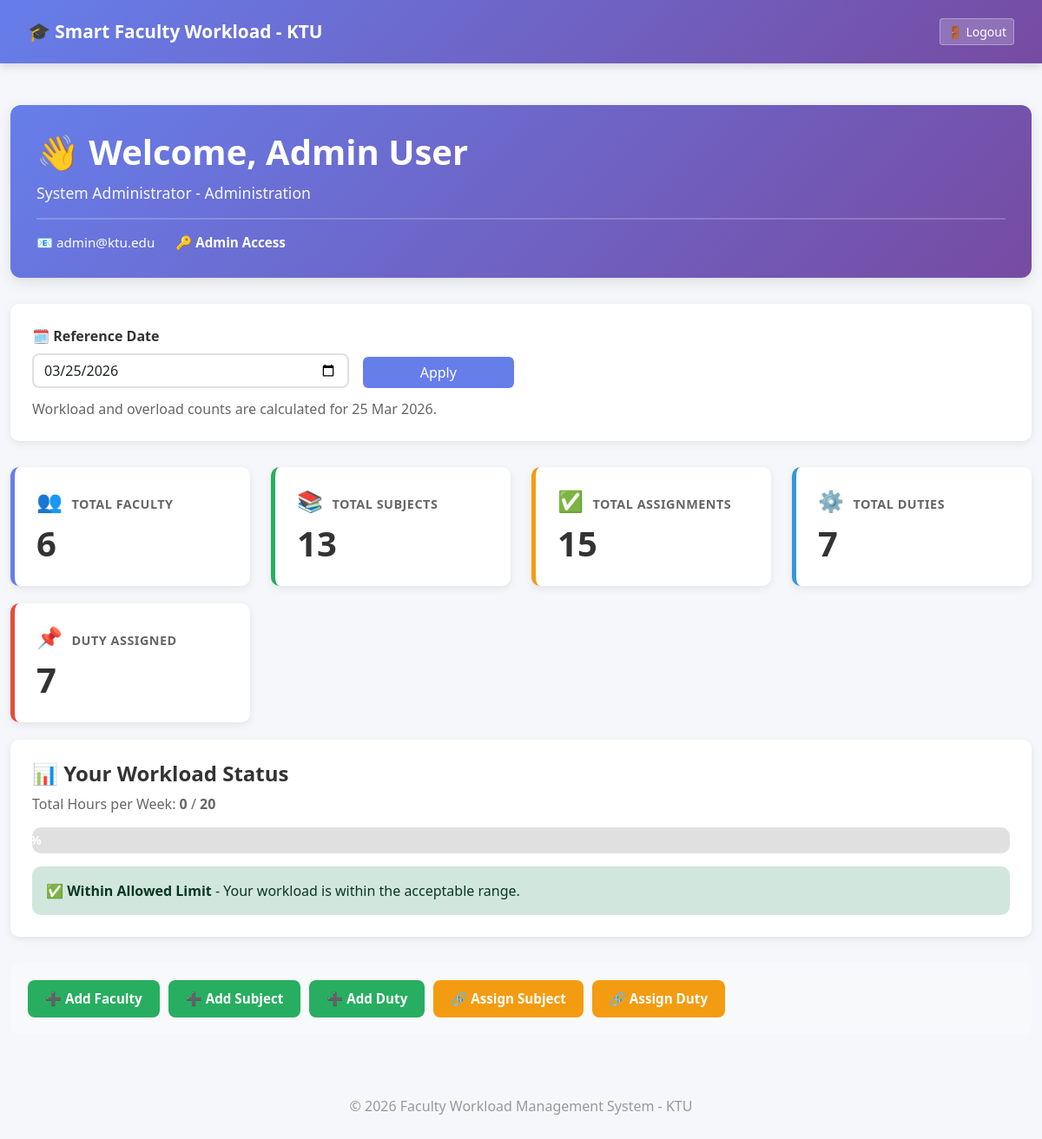
Before: /dashboard (signed in) with the older database file.
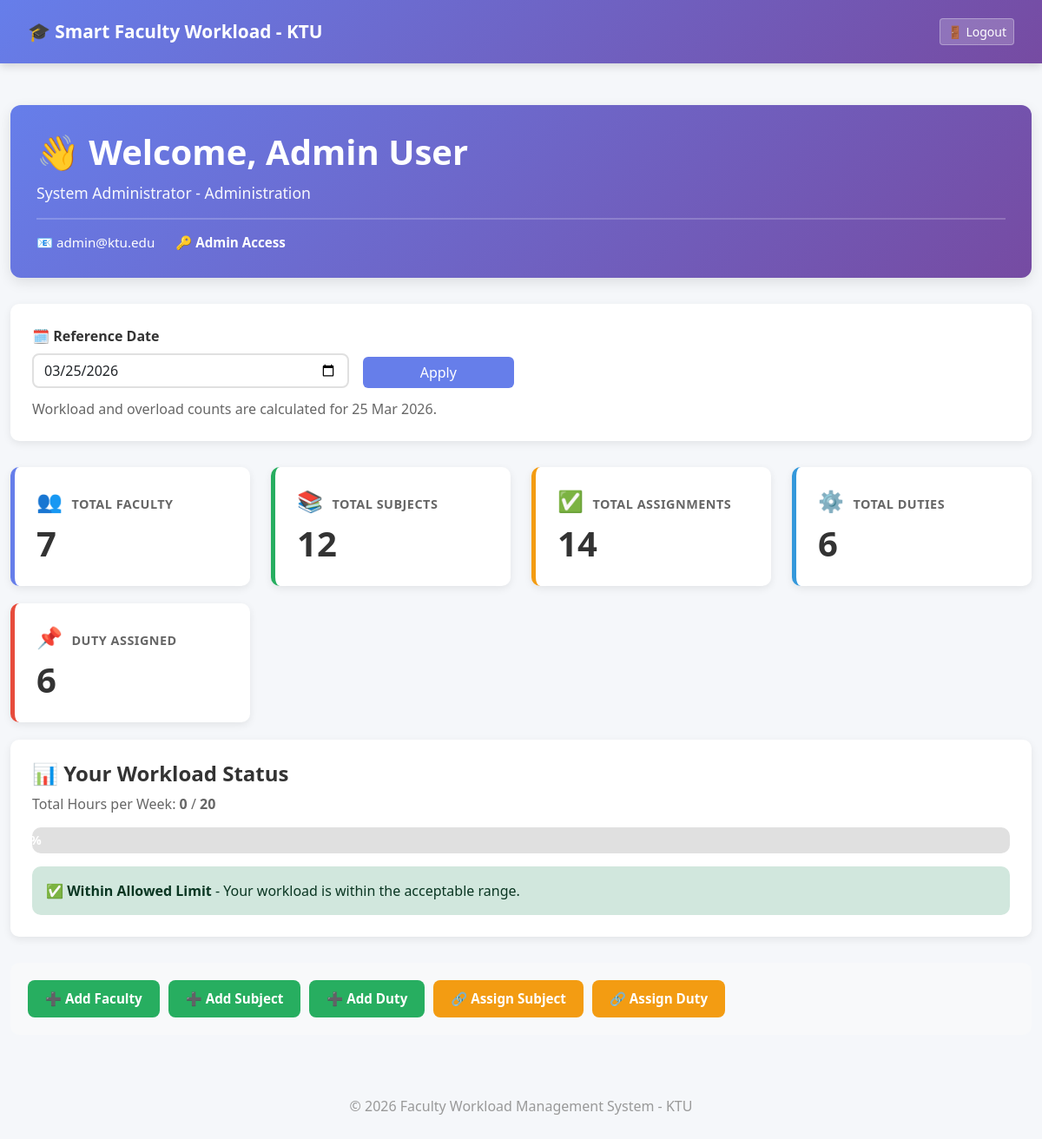
After: the same page with the newer database file.
### app/models.py (models this page shows, shortened)
class Assignment(db.Model):
    __table_args__ = (
        db.UniqueConstraint(
            'faculty_id',
            'subject_id',
            'class_id',
            'academic_year',
            name='unique_faculty_subject_class_year'
        ),
    )
    id = db.Column(db.Integer, primary_key=True)
    faculty_id = db.Column(db.Integer, db.ForeignKey('faculty.id'), nullable=False)
    subject_id = db.Column(db.Integer, db.ForeignKey('subject.id'), nullable=False)
    class_id = db.Column(db.Integer, db.ForeignKey('class.id'), nullable=True)
    class_division = db.Column(db.String(20), nullable=True)  # Legacy compatibility for older rows
    semester = db.Column(db.Integer, nullable=False)  # Inherited from subject but stored for reference
    academic_year = db.Column(db.String(20), nullable=False)  # e.g., "2025-26"
    assigned_date = db.Column(db.DateTime, default=datetime.utcnow)
    class_obj = db.relationship('Class', backref='assignments')

### app/routes.py (the view, shortened to what this page needs)
@main.route('/dashboard')
@login_required
def dashboard():
    selected_year = request.args.get('academic_year', None)
    reference_date = get_reference_date()
    if current_user.role == "admin":
        total_load = current_user.calculate_total_workload(reference_date)
        assignments = current_user.assignments
        total_faculty = Faculty.query.count()
        total_subjects = Subject.query.count()
        total_assignments = Assignment.query.count()
        total_duties = AdditionalDuty.query.count()
        assigned_duty_count = AdditionalDuty.query.filter(AdditionalDuty.faculty_id.isnot(None)).count()
        overloaded_faculty = []
        for faculty in Faculty.query.all():
            total_workload = faculty.calculate_total_workload(reference_date)
        overloaded_faculty_names = ",".join(item['name'] for item in overloaded_faculty)
        return render_template(
            "dashboard.html",
            reference_date=reference_date,
            total_load=total_load,
            assignments=assignments,
            total_faculty=total_faculty,
            total_subjects=total_subjects,
            total_assignments=total_assignments,
            total_duties=total_duties,
            assigned_duty_count=assigned_duty_count,
            overloaded_faculty=overloaded_faculty,
            overloaded_faculty_names=overloaded_faculty_names
        )

### app/__init__.py (called while the page is built)
def create_app():
    app = Flask(__name__)
    app.config.from_object(Config)
    db.init_app(app)
    login_manager.init_app(app)
    from app.routes import main
    app.register_blueprint(main)
    from app.models import Faculty
    @login_manager.user_loader
    def load_user(user_id):
        return Faculty.query.get(int(user_id))
    return app

### app/models.py (called while the page is built)
    def get_active_duties(self, reference_date=None):
        return [
            d for d in self.duties
            if d.faculty_id == self.id and d.is_active(reference_date)
        ]

    def calculate_teaching_hours(self):
        return sum([a.subject.hours_per_week for a in self.assignments])

    def calculate_duty_hours(self, reference_date=None):
        return sum([d.hours for d in self.get_active_duties(reference_date)])

    def calculate_total_workload(self, reference_date=None):
        teaching_hours = self.calculate_teaching_hours()
        duty_hours = self.calculate_duty_hours(reference_date)
        return teaching_hours + duty_hours

    def is_active(self, reference_date=None):
        target_date = reference_date or datetime.utcnow().date()
        return self.start_date <= target_date <= self.end_date

### app/templates/dashboard.html (shortened to what the changed rows need)
{% extends "base.html" %}
{% block content %}
<div class="dashboard-header">
    <h1>👋 Welcome, {{ current_user.name }}</h1>
</div>
{% if current_user.role == "admin" %}
<div class="workload-card">
    <form method="GET" class="row g-3 align-items-end">
        <div class="col-md-4">
            <label for="referenceDate" class="form-label"><strong>🗓️ Reference Date</strong></label>
            <input type="date" class="form-control" id="referenceDate" name="reference_date" value="{{ reference_date.strftime('%Y-%m-%d') }}">
        </div>
        <div class="col-md-2">
            <button type="submit" class="btn btn-primary w-100">Apply</button>
        </div>
    </form>
    <p style="color: #666; margin: 12px 0 0 0;">Workload and overload counts are calculated for {{ reference_date.strftime('%d %b %Y') }}.</p>
</div>
<div class="row">
    <div class="col-md-6 col-lg-3">
        <a href="/faculty-list" class="stat-card stat-card-primary">
            <h5><span class="stat-icon">👥</span>Total Faculty</h5>
            <h3>{{ total_faculty }}</h3>
        </a>
    </div>
    <div class="col-md-6 col-lg-3">
        <a href="/subject-list" class="stat-card stat-card-success">
            <h5><span class="stat-icon">📚</span>Total Subjects</h5>
            <h3>{{ total_subjects }}</h3>
        </a>
    </div>
    <div class="col-md-6 col-lg-3">
        <a href="/assignment-list" class="stat-card stat-card-warning">
            <h5><span class="stat-icon">✅</span>Total Assignments</h5>
            <h3>{{ total_assignments }}</h3>
        </a>
    </div>
    <div class="col-md-6 col-lg-3">
        <a href="/duty-list" class="stat-card stat-card-info">
            <h5><span class="stat-icon">⚙️</span>Total Duties</h5>
            <h3>{{ total_duties }}</h3>
        </a>
    </div>
    <div class="col-md-6 col-lg-3">
        <a href="{{ url_for('main.duty_assigned_list') }}" class="stat-card stat-card-danger">
            <h5><span class="stat-icon">📌</span>Duty Assigned</h5>
            <h3>{{ assigned_duty_count }}</h3>
        </a>
    </div>
</div>
<div class="workload-card">
    <h4>📊 Your Workload Status</h4>
    <p style="color: #666; margin-bottom: 15px;">Total Hours per Week: <strong>{{ total_load }}</strong> / <strong>{{ current_user.max_workload }}</strong></p>
    <div class="workload-bar">
        {% set percentage = (total_load / current_user.max_workload * 100) if current_user.max_workload > 0 else 0 %}
        {% set capped_percentage = percentage if percentage <= 100 else 100 %}
        {% if percentage > 100 %}
            <div class="workload-fill" style="width: 100%; background: linear-gradient(90deg, #e74c3c 0%, #c0392b 100%);">
                {{ "%.0f"|format(percentage) }}%
            </div>
        {% elif percentage > 80 %}
            <div class="workload-fill" style="width: {{ capped_percentage }}%; background: linear-gradient(90deg, #f39c12 0%, #e67e22 100%);">
                {{ "%.0f"|format(percentage) }}%
            </div>
        {% else %}
            <div class="workload-fill" style="width: {{ capped_percentage }}%; background: linear-gradient(90deg, #27ae60 0%, #229954 100%);">
                {{ "%.0f"|format(percentage) }}%
            </div>
        {% endif %}
    </div>
    <div>
        {% if total_load > current_user.max_workload %}
            <div class="alert alert-danger" style="margin: 0;">
                ⚠️ <strong>Workload Exceeded!</strong> You have exceeded your maximum workload limit.
            </div>
        {% else %}
            <div class="alert alert-success" style="margin: 0;">
                ✅ <strong>Within Allowed Limit</strong> - Your workload is within the acceptable range.
            </div>
        {% endif %}
    </div>
</div>
<div class="action-buttons">
    <a href="/add-faculty" class="action-button btn-add">➕ Add Faculty</a>
    <a href="/add-subject" class="action-button btn-add">➕ Add Subject</a>
    <a href="/add-duty" class="action-button btn-add">➕ Add Duty</a>
    <a href="/assign-subject" class="action-button btn-assign">🔗 Assign Subject</a>
    <a href="/assign-duty" class="action-button btn-assign">🔗 Assign Duty</a>
</div>
{% endif %}
{% endblock %}

Changed rows visible on the page:
now on this page (row edited): Assignment: strftime "25 Mar 2026"
Other visible differences:
{{ total_faculty }}: "6" → "7"
{{ total_subjects }}: "13" → "12"
{{ total_assignments }}: "15" → "14"
{{ total_duties }}: "7" → "6"
{{ assigned_duty_count }}: "7" → "6"
{{ reference_date.strftime('%d %b %Y') }}: "25 Mar 2026" → (not shown)
